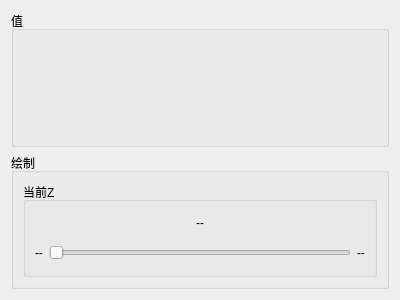
<?xml version="1.0" encoding="UTF-8"?>
<ui version="4.0">
 <class>MainWindow</class>
 <widget class="QWidget" name="MainWindow">
  <property name="geometry">
   <rect>
    <x>0</x>
    <y>0</y>
    <width>400</width>
    <height>300</height>
   </rect>
  </property>
  <property name="windowTitle">
   <string>Isosurpleth</string>
  </property>
  <layout class="QVBoxLayout" name="verticalLayout">
   <item>
    <widget class="QGroupBox" name="groupBox_IsoVal">
     <property name="title">
      <string>值</string>
     </property>
    </widget>
   </item>
   <item>
    <widget class="QGroupBox" name="groupBox_Render">
     <property name="title">
      <string>绘制</string>
     </property>
     <layout class="QVBoxLayout" name="verticalLayout_2">
      <item>
       <widget class="QGroupBox" name="groupBox_6">
        <property name="title">
         <string>当前Z</string>
        </property>
        <layout class="QVBoxLayout" name="verticalLayout_10">
         <item>
          <widget class="QLabel" name="label_IsoplethH">
           <property name="text">
            <string>--</string>
           </property>
           <property name="alignment">
            <set>Qt::AlignCenter</set>
           </property>
          </widget>
         </item>
         <item>
          <layout class="QHBoxLayout" name="horizontalLayout_9">
           <item>
            <widget class="QLabel" name="label_MinH">
             <property name="text">
              <string>--</string>
             </property>
            </widget>
           </item>
           <item>
            <widget class="QSlider" name="horizontalSlider_IsoplethH">
             <property name="maximum">
              <number>255</number>
             </property>
             <property name="tracking">
              <bool>false</bool>
             </property>
             <property name="orientation">
              <enum>Qt::Horizontal</enum>
             </property>
            </widget>
           </item>
           <item>
            <widget class="QLabel" name="label_MaxH">
             <property name="text">
              <string>--</string>
             </property>
            </widget>
           </item>
          </layout>
         </item>
        </layout>
       </widget>
      </item>
     </layout>
    </widget>
   </item>
  </layout>
 </widget>
 <resources/>
 <connections/>
</ui>
